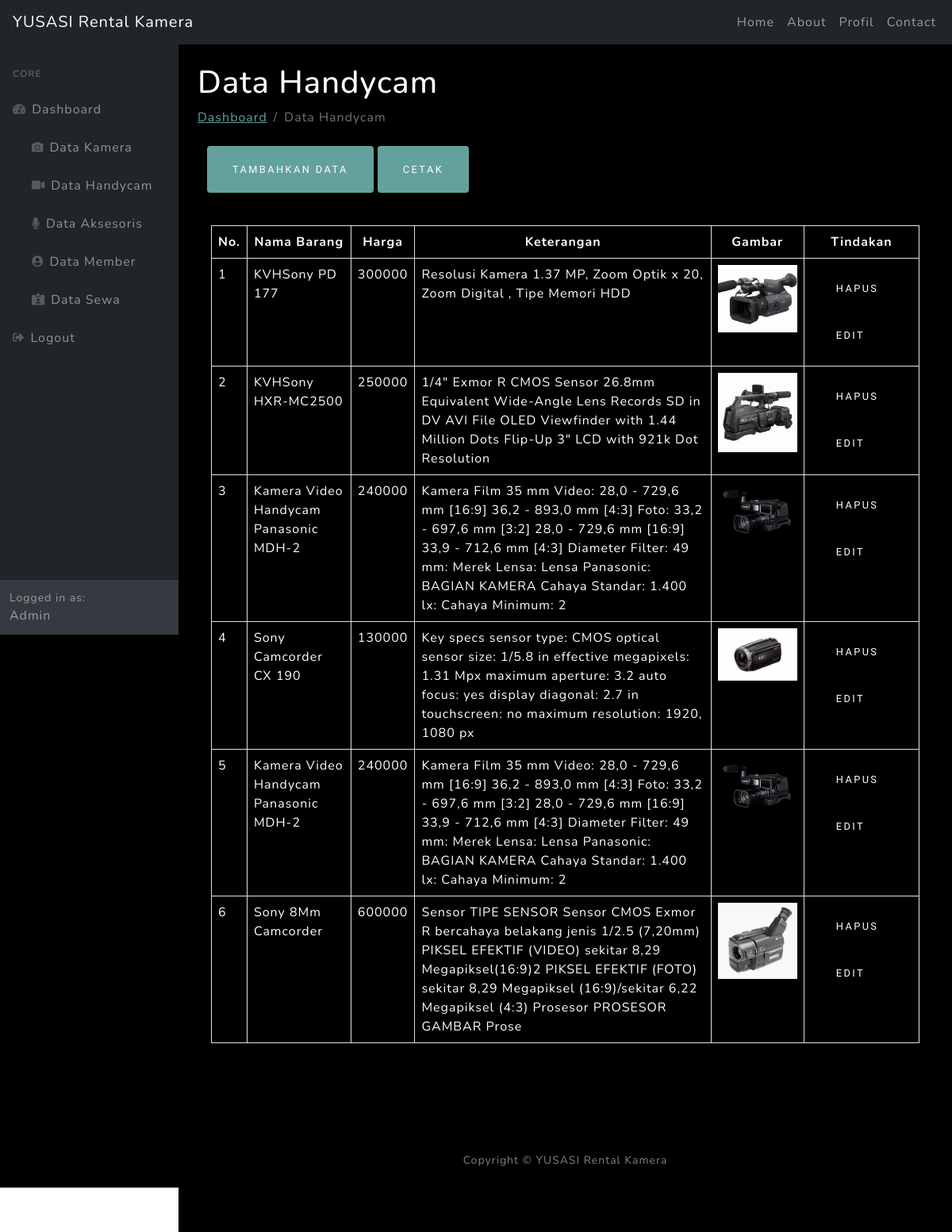
/admin_view/daftar_data/data_hdcam.php (signed in), run on the app's committed database.
### tables this page shows
CREATE TABLE `tb_produk` (
  `id` int(100) NOT NULL,
  `nama_barang` varchar(100) NOT NULL,
  `harga` varchar(100) NOT NULL,
  `keterangan` varchar(255) NOT NULL,
  `gambar` varchar(255) NOT NULL,
  `jenis_barang` varchar(11) NOT NULL
);

### functions.php (called while the page is built, shortened)
<?php
$conn = mysqli_connect("localhost", "root", "", "rental_kamera");
function query($query)
{
    global $conn;
    $result = mysqli_query($conn, $query);
    $rows = [];
    while ($row = mysqli_fetch_assoc($result)) {
        $rows[] = $row;
    }
    return $rows;
}

### admin_view/daftar_data/data_hdcam.php (the view, shortened to what this page needs)
<?php
require '../../functions.php';
$rows = query("SELECT * FROM tb_produk WHERE jenis_barang='2'");
?>
<!DOCTYPE html>
<html lang="en">
<head>
    <link href="https://cdn.jsdelivr.net/npm/bootstrap@5.0.1/dist/css/bootstrap.min.css" rel="stylesheet">
    <link href="https://cdn.jsdelivr.net/npm/simple-datatables@latest/dist/style.css" rel="stylesheet" />
    <link href="../../dashboard/css/styles.css" rel="stylesheet" />
    <link href="../../index/css/styles.css" rel="stylesheet" />
</head>
<body class="sb-nav-fixed">
    <nav class="sb-topnav navbar navbar-expand navbar-dark bg-dark">
        <a class="navbar-brand ps-3" href="#page-top">YUSASI Rental Kamera</a>
        <div class="container">
            <ul class="navbar-nav ms-auto">
                <li class="nav-item">
                    <a class="nav-link" aria-current="page" href="dashboard_admin.php #home">Home</a>
                </li>
                <li class="nav-item"><a class="nav-link" href="dashboard_admin.php #about">About</a></li>
                <li class="nav-item"><a class="nav-link" href="dashboard_admin.php #profil">Profil</a></li>
                <li class="nav-item"><a class="nav-link" href="dashboard_admin.php #contact">Contact</a></li>
            </ul>
        </div>
    </nav>
    <div id="layoutSidenav">
        <div id="layoutSidenav_nav">
            <nav class="sb-sidenav accordion sb-sidenav-dark" id="sidenavAccordion">
                <?php include 'sidebar.php' ?>
                <div class="sb-sidenav-footer">
                    <div class="small">Logged in as:</div>
                    Admin
                </div>
            </nav>
        </div>
        <div id="layoutSidenav_content">
            <main>
                <div class="container-fluid px-4">
                    <h1 class="mt-4">Data Handycam</h1>
                    <ol class="breadcrumb mb-4">
                        <li class="breadcrumb-item"><a href="dashboard_admin.php">Dashboard</a></li>
                        <li class="breadcrumb-item active">Data Handycam</li>
                    </ol>
                    <div class="container bg-black">
                        <a class="btn btn-primary" href="../tambah_data/tambah_hdcam.php" role="button">Tambahkan Data</a>
                        <a class="btn btn-primary" href="../../cetak_data/cetak_hdcam.php" role="button" target="_blank">Cetak</a>
                    </div>
                    <br>
                    <div class="card shadow mb-4 bg-black">
                        <div class="card-body">
                            <div class="table-responsive">
                                <table class="table table-bordered" id="dataTable" width="100%" cellspacing="0">
                                    <thead>
                                        <tr class="text-white text-center">
                                            <th>No.</th>
                                            <th>Nama Barang</th>
                                            <th>Harga</th>
                                            <th>Keterangan</th>
                                            <th>Gambar</th>
                                            <th>Tindakan</th>
                                        </tr>
                                    </thead>
                                    <tbody class="text-white">
                                        <?php $i = 1; ?>
                                        <?php foreach ($rows as $row) : ?>
                                            <tr>
                                                <td><?= $i; ?></td>
                                                <td><?= $row['nama_barang'] ?></td>
                                                <td><?= $row['harga'] ?></td>
                                                <td><?= $row['keterangan'] ?></td>
                                                <td><img src="../../img/<?= $row["gambar"]; ?>" width="100"></td>
                                                <td class="aksi">
                                                    <a href="../hapus_data/hapus_hdcam.php?id=<?= $row["id"]; ?>" onclick="return confirm('yakin??');" class="btn btn-outline-white">Hapus</a>
                                                    <a href="../ubah_data/ubah_hdcam.php?id=<?= $row["id"]; ?>" class="btn btn-outline-white">Edit</a>
                                                </td>
                                            </tr>
                                            <?php $i++; ?>
                                        <?php endforeach; ?>
                                    </tbody>
                                </table>
                            </div>
                        </div>
                    </div>
                </div>
            </main>
            <footer class="footer bg-black small text-center text-white-50">
                <div class="container px-4 px-lg-5">Copyright &copy; YUSASI Rental Kamera</div>
            </footer>
        </div>
    </div>
</body>
</html>

### admin_view/daftar_data/sidebar.php
<div class="sb-sidenav-menu">
    <div class="nav">
        <div class="sb-sidenav-menu-heading">Core</div>
        <a class="nav-link collapsed" href="#" data-bs-toggle="collapse" data-bs-target="#collapseLayouts" aria-expanded="false" aria-controls="collapseLayouts">
            <div class="sb-nav-link-icon"><i class="fas fa-tachometer-alt"></i></div>Dashboard
        </a>
        <nav class="sb-sidenav-menu-nested nav">
            <a class="nav-link collapsed" href="data_kamera.php">
                <div class="sb-nav-link-icon"><i class="fas fa-camera"></i></div>Data Kamera
            </a>
            <a class="nav-link collapsed" href="data_hdcam.php">
                <div class="sb-nav-link-icon"><i class="fas fa-video"></i></div>Data Handycam
            </a>
            <a class="nav-link collapsed" href="data_aksesoris.php">
                <div class="sb-nav-link-icon"><i class="fas fa-microphone"></i></div>Data Aksesoris
            </a>
            <a class="nav-link collapsed" href="data_member.php">
                <div class="sb-nav-link-icon"><i class="fas fa-user-circle"></i></div>Data Member
            </a>
            <a class="nav-link collapsed" href="data_sewa.php">
                <div class="sb-nav-link-icon"><i class="fas fa-id-card-alt"></i></div>Data Sewa
            </a>
        </nav>
        <a class="nav-link collapsed" href="logout.php">
            <div class="sb-nav-link-icon"><i class="fas fa-sign-out-alt"></i></div>Logout
        </a>
    </div>
</div>

### admin_view/daftar_data/data_hdcam.php (style rules this page uses)
#layoutSidenav { background-color: black; color: white; }

### data on the page
tb_produk: nama_barang "KVHSony PD 177", harga "300000", keterangan "Resolusi Kamera 1.37 MP, Zoom Optik x 20, Zoom Digital , Tipe Memori HDD", gambar (picture)
tb_produk: nama_barang "KVHSony HXR-MC2500", harga "250000", keterangan "1/4″ Exmor R CMOS Sensor 26.8mm Equivalent Wide-Angle Lens Records SD in DV AVI File OLED Viewfinder with 1.44 Million Dots Flip-Up 3″ LCD with 921k Dot Resolution", gambar (picture)
tb_produk: nama_barang "Kamera Video Handycam Panasonic MDH-2", harga "240000", keterangan "Kamera Film 35 mm Video: 28,0 - 729,6 mm [16:9] 36,2 - 893,0 mm [4:3] Foto: 33,2 - 697,6 mm [3:2] 28,0 - 729,6 mm [16:9] 33,9 - 712,6 mm [4:3] Diameter Filter: 49 mm: Merek Lensa: Lensa Panasonic: BAGIAN KAMERA Cahaya Standar: 1.400 lx: Cahaya Minimum: 2", gambar (picture)
tb_produk: nama_barang "Sony Camcorder CX 190", harga "130000", keterangan "Key specs sensor type: CMOS optical sensor size: 1/5.8 in effective megapixels: 1.31 Mpx maximum aperture: 3.2 auto focus: yes display diagonal: 2.7 in touchscreen: no maximum resolution: 1920, 1080 px", gambar (picture)
tb_produk: nama_barang "Kamera Video Handycam Panasonic MDH-2", harga "240000", keterangan "Kamera Film 35 mm Video: 28,0 - 729,6 mm [16:9] 36,2 - 893,0 mm [4:3] Foto: 33,2 - 697,6 mm [3:2] 28,0 - 729,6 mm [16:9] 33,9 - 712,6 mm [4:3] Diameter Filter: 49 mm: Merek Lensa: Lensa Panasonic: BAGIAN KAMERA Cahaya Standar: 1.400 lx: Cahaya Minimum: 2", gambar (picture)
tb_produk: nama_barang "Sony 8Mm Camcorder", harga "600000", keterangan "Sensor TIPE SENSOR Sensor CMOS Exmor R bercahaya belakang jenis 1/2.5 (7,20mm) PIKSEL EFEKTIF (VIDEO) sekitar 8,29 Megapiksel(16:9)2 PIKSEL EFEKTIF (FOTO) sekitar 8,29 Megapiksel (16:9)/sekitar 6,22 Megapiksel (4:3) Prosesor PROSESOR GAMBAR Prose", gambar (picture)
